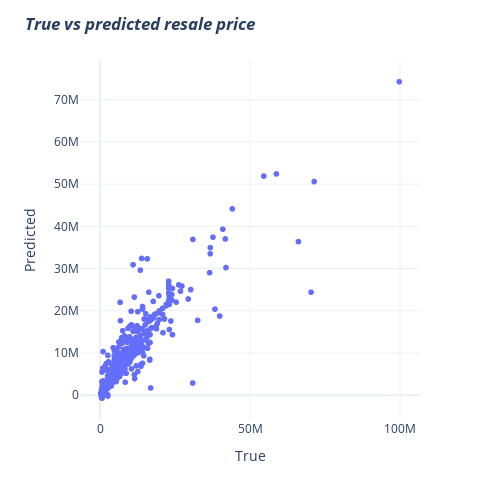
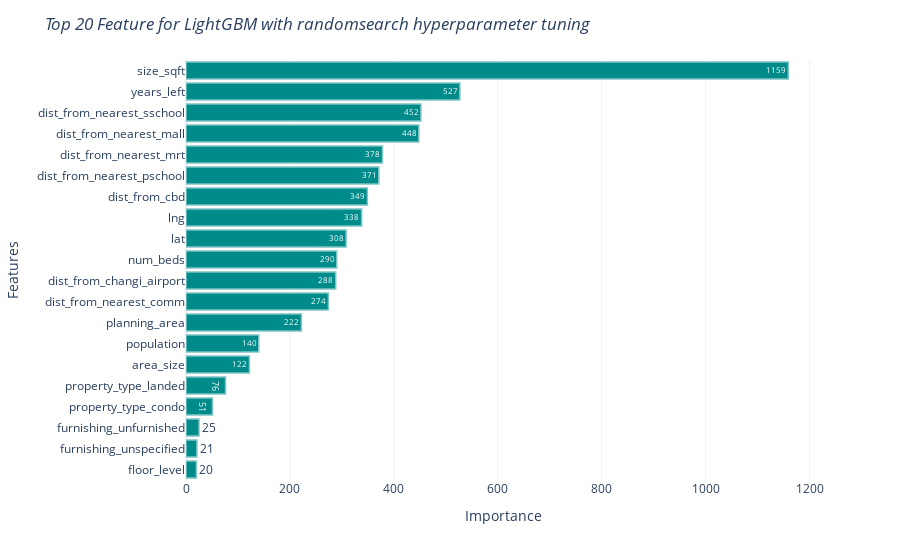

Notebook code for these charts, in order:
### Code cell
#training the model with hyperparamter selected by random search
lgb_random_tune = LGBMRegressor(objective='regression',
                                learning_rate=0.1,
                                colsample_bytree = 0.6472019049469089,
                                max_depth=20,
                                n_estimators=100,
                                num_leaves = 60,
                                reg_alpha =0.03,
                                reg_lambda  =  0.0001,
                                subsample= 0.5161803326447612,
                                verbosity = -1,
                                random_state= 42,
                              )

lgb_random_tune.fit(X_train,y_train)

y_pred = lgb_random_tune.predict(X_valid)
print("MAE:", metrics.mean_absolute_error(y_valid, y_pred))
print('MSE:', metrics.mean_squared_error(y_valid, y_pred))
print('RMSE:', np.sqrt(metrics.mean_squared_error(y_valid, y_pred)))

eda_func.true_vs_pred(y_valid,y_pred,"<i><b>True vs predicted resale price </b></i>","True","Predicted")

eda_func.feature_importance(lgb_random_tune,X,"<i>Top 20 Feature for LightGBM with randomsearch hyperparameter tuning<i>")

### Figure 1 — Plotly figure (JSON) as saved in the notebook; plotly's stock layout.template omitted (floating-point values rounded to 4 significant figures; data arrays with more than 128 entries replaced by an {"elided": "..."} marker saying what was removed)
{"data": [{"hovertemplate": "x=%{x}<br>y=%{y}<extra></extra>", "legendgroup": "", "marker": {"color": "#636efa", "symbol": "circle"}, "mode": "markers", "name": "", "showlegend": false, "type": "scattergl", "x": {"elided": "4029 int values"}, "xaxis": "x", "y": {"elided": "4029 float values"}, "yaxis": "y"}], "layout": {"height": 500, "legend": {"tracegroupgap": 0}, "margin": {"t": 60}, "title": {"text": "<i><b>True vs predicted resale price </b></i>"}, "width": 500, "xaxis": {"anchor": "y", "domain": [0, 1], "title": {"text": "True"}}, "yaxis": {"anchor": "x", "domain": [0, 1], "title": {"text": "Predicted"}}}}

### Figure 2 — Plotly figure (JSON) as saved in the notebook; plotly's stock layout.template omitted (floating-point values rounded to 4 significant figures)
{"data": [{"alignmentgroup": "True", "hovertemplate": "x=%{x}<br>y=%{y}<extra></extra>", "legendgroup": "", "marker": {"color": "rgb(0, 139, 139)", "line": {"color": "rgb(125, 196, 196)", "width": 1.5}, "pattern": {"shape": ""}}, "name": "", "offsetgroup": "", "opacity": 1, "orientation": "h", "showlegend": false, "textposition": "auto", "texttemplate": "%{x}", "type": "bar", "x": [20, 21, 25, 51, 76, 122, 140, 222, 274, 288, 290, 308, 338, 349, 371, 378, 448, 452, 527, 1159], "xaxis": "x", "y": ["floor_level", "furnishing_unspecified", "furnishing_unfurnished", "property_type_condo", "property_type_landed", "area_size", "population", "planning_area", "dist_from_nearest_comm", "dist_from_changi_airport", "num_beds", "lat", "lng", "dist_from_cbd", "dist_from_nearest_pschool", "dist_from_nearest_mrt", "dist_from_nearest_mall", "dist_from_nearest_sschool", "years_left", "size_sqft"], "yaxis": "y"}], "layout": {"barmode": "relative", "legend": {"tracegroupgap": 0}, "margin": {"t": 60}, "title": {"text": "<i>Top 20 Feature for LightGBM with randomsearch hyperparameter tuning<i>"}, "xaxis": {"anchor": "y", "domain": [0, 1], "title": {"text": "Importance"}}, "yaxis": {"anchor": "x", "domain": [0, 1], "title": {"text": "Features"}}}}
